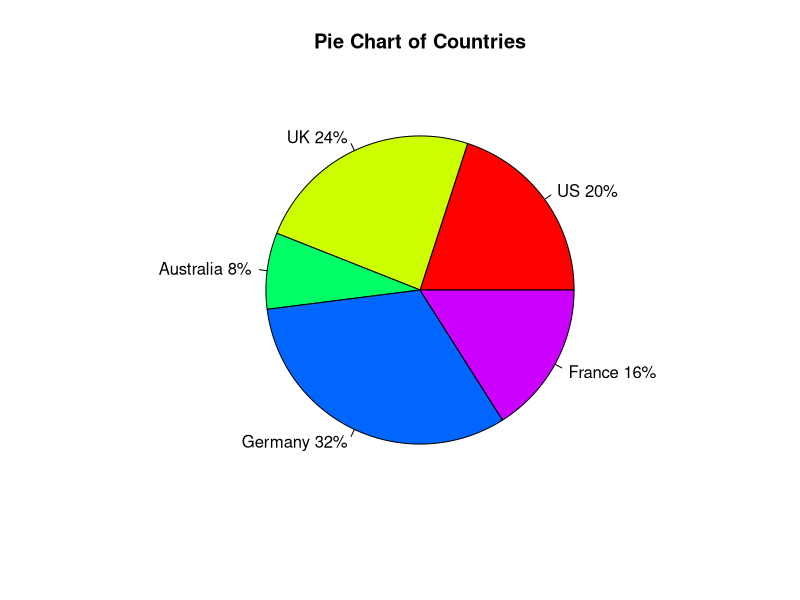
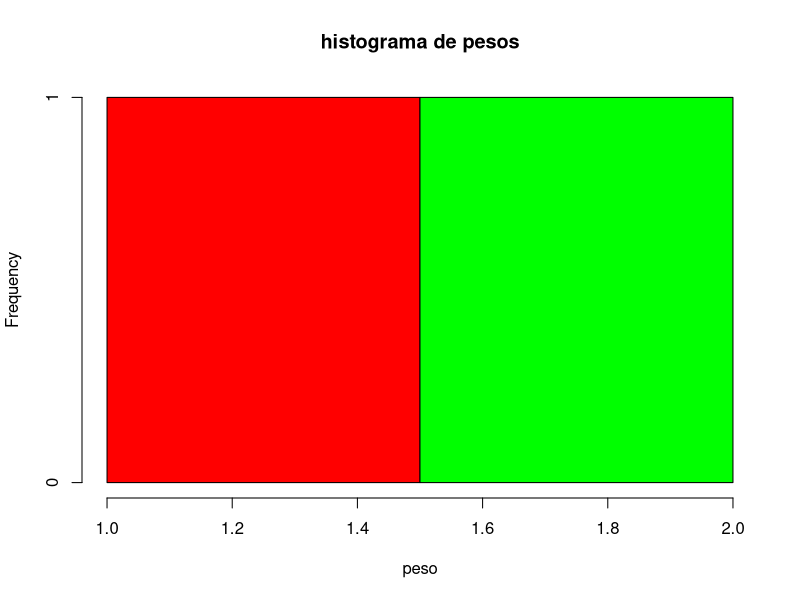

These figures' R source, in order: (Note: this script raises an error after producing the figures.)

#VARIAVEL QUALITATIVA NOMINAL DISCRETA
slices <- c(10, 12, 4, 16, 8)
lbls <- c("US", "UK", "Australia", "Germany", "France")
pct <- round(slices/sum(slices)*100)
lbls <- paste(lbls, pct) # add percents to labels
lbls <- paste(lbls,"%",sep="") # ad % to labels
pie(slices,labels = lbls, col=rainbow(length(lbls)),
    main="Pie Chart of Countries")


#VARIAVEL QUALITATIVA NOMINAL

peso = c(1,2)
peso

hist(peso, col= rainbow(3), main = "histograma de pesos")

altura = c("Graduacao","Mestrado")
altura

freq= table(altura)
freq
hist(altura, col = rainbow(7))

hist(altura)
ordem
?barplot
y = c(7)
a= c(10)
x = c("Doutorado","Mestrado",a)

# Gráfico de barras e setores.
package.install("ggplot2")
 library(ggplot2)
df <- data.frame(escolaridade = c("Mestrado", "Graduação", "Doutorado"),
                 tamanho = c(1.3, 1.9, 3.2))

# Boxplot
ggplot(df, aes(y = tamanho, x = escolaridade)) +
  geom_bar(stat = "identity")